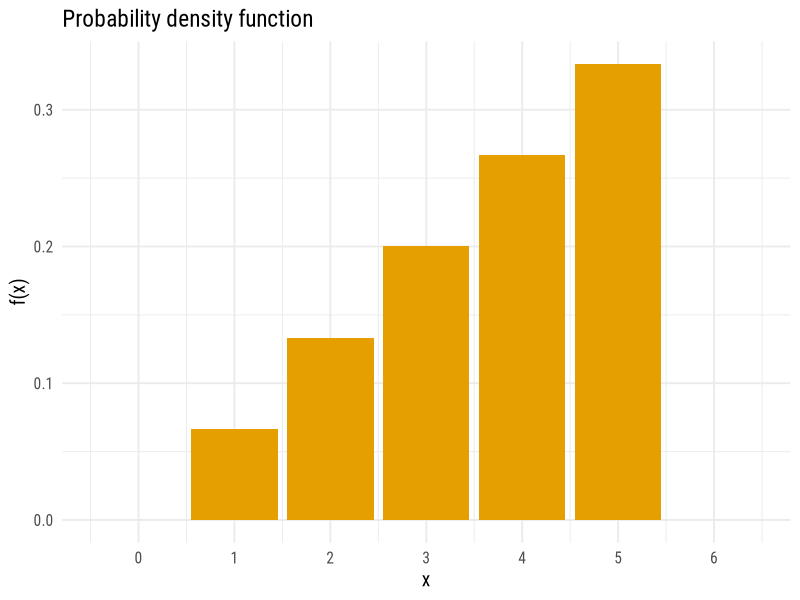
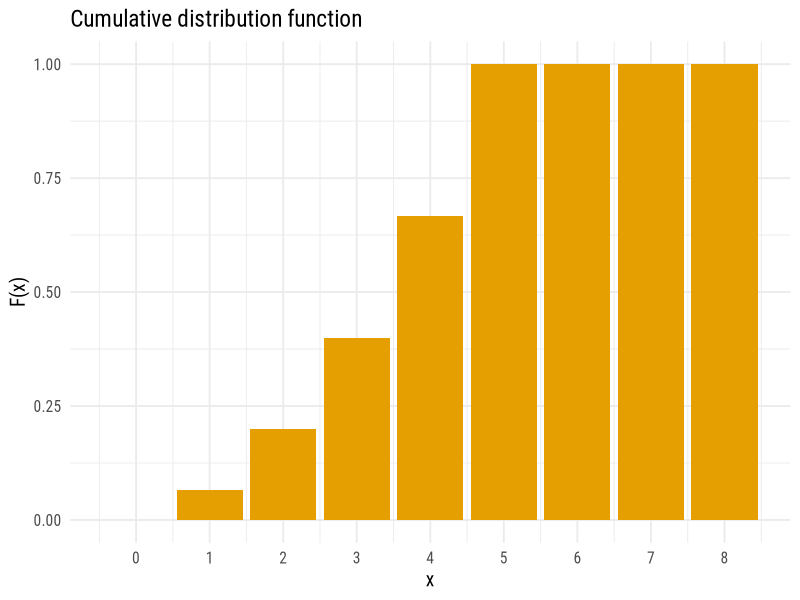
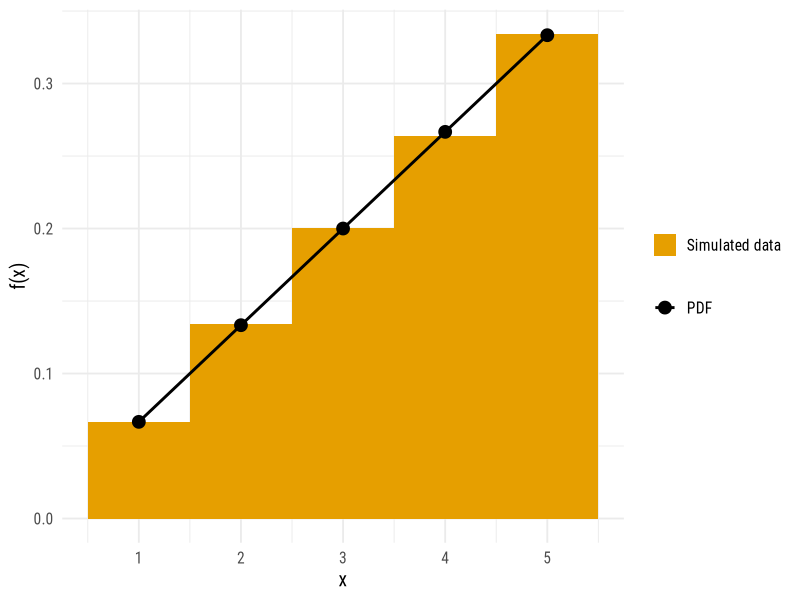

Here is the R script that generated these plots, in order:
library(ggplot2)
font <- "Roboto Condensed"
theme_set(theme_minimal(base_size = 14, base_family = font))
my_pal <- unname(palette.colors(4, "Okabe-Ito"))

# probability density function
# p(k) = k / 15 with k = 1, ..., 5
dunif5 <- function(x) {
    ifelse(x %in% 1:5, x / 15, 0)
}

# cumulative distribution function
punif5 <- function(x) {
    ifelse(x > 4, 1, ifelse(x < 1, 0, x * (x + 1) / 30))
}

# plotting the pdf
x <- 0:6
ggplot() +
    geom_col(aes(x = x, y = dunif5(x)), fill = my_pal[2]) +
    scale_x_continuous(breaks = x) +
    labs(x = "x", y = "f(x)", title = "Probability density function")

# plotting the cdf
x <- 0:8
ggplot() +
    geom_col(aes(x = x, y = punif5(x)), fill = my_pal[2]) +
    scale_x_continuous(breaks = x) +
    labs(x = "x", y = "F(x)", title = "Cumulative distribution function")

# mean value and variance
x <- 1:5
munif5 <- sum(x * sapply(x, dunif5))
vunif5 <- sum((x - munif5)^2 * sapply(x, dunif5))

# exp val of k(6 - k)
expval <- sum(x * (6 - x) * sapply(x, dunif5))

# sample from the distribution
runif5 <- function(n) {
    x <- 1:5
    sapply(runif(n), function(r) x[which(sapply(x, punif5) > r)[1]])
}

# sample 1e5 numbers and plot them alongside dunif5
sample <- runif5(1e5)
x <- 1:5
ggplot() +
    geom_histogram(aes(x = sample,
                       y = after_stat(count / sum(count)),
                       fill = "hist"),
                   binwidth = 1) +
    geom_point(aes(x = x,
                   y = sapply(x, dunif5),
                   colour = "pdf"),
              size = 4) +
    geom_line(aes(x = x,
                  y = sapply(x, dunif5),
                  colour = "pdf"),
              linewidth = 1) +
    scale_fill_manual(values = my_pal[2], labels = "Simulated data") +
    scale_colour_manual(values = my_pal[1], labels = "PDF") +
    labs(x = "x", y = "f(x)", colour = NULL, fill = NULL)
